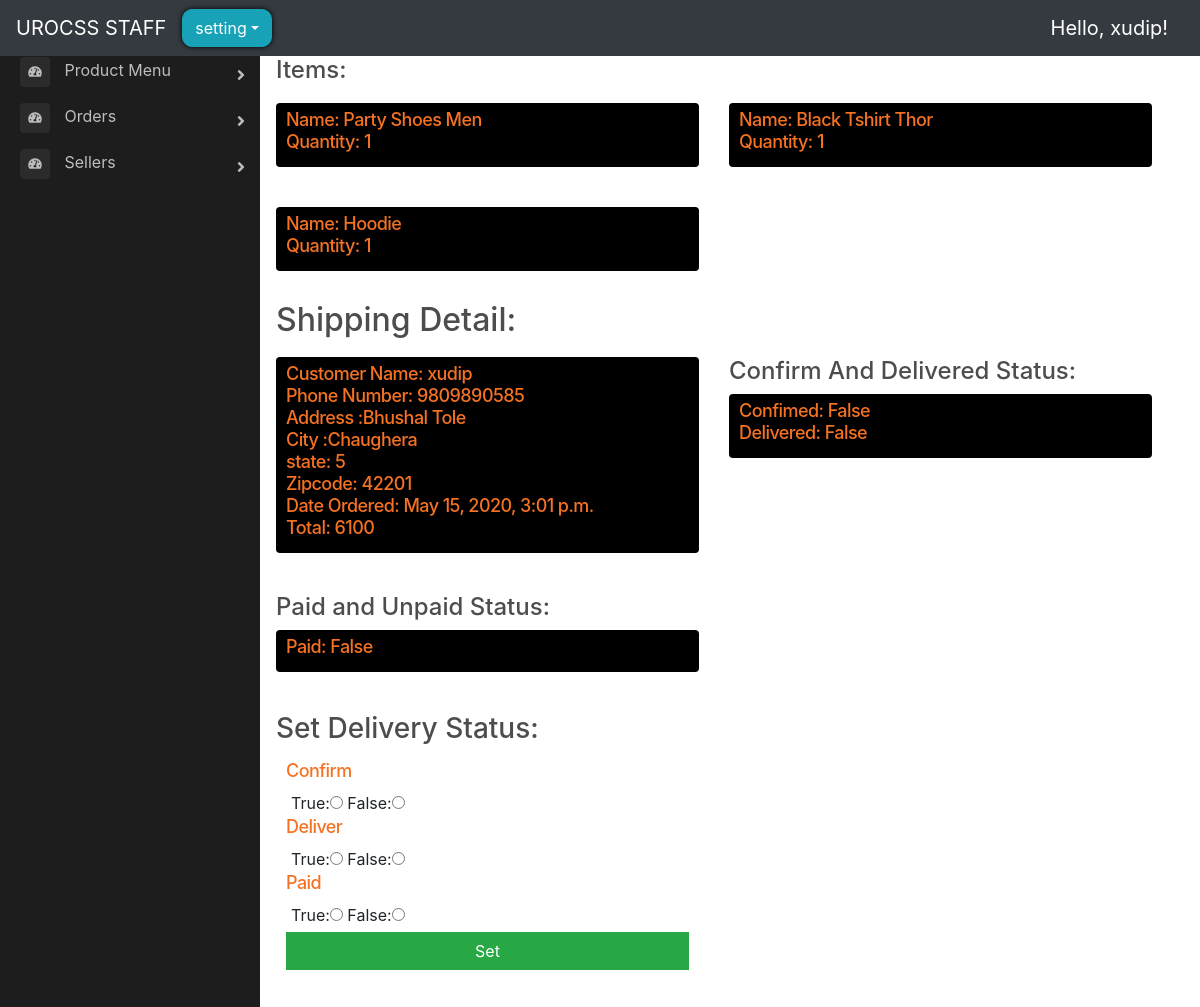
/backend/view_order_detail/1589534207.360612/ (signed in), run on an earlier commit of the app's database.
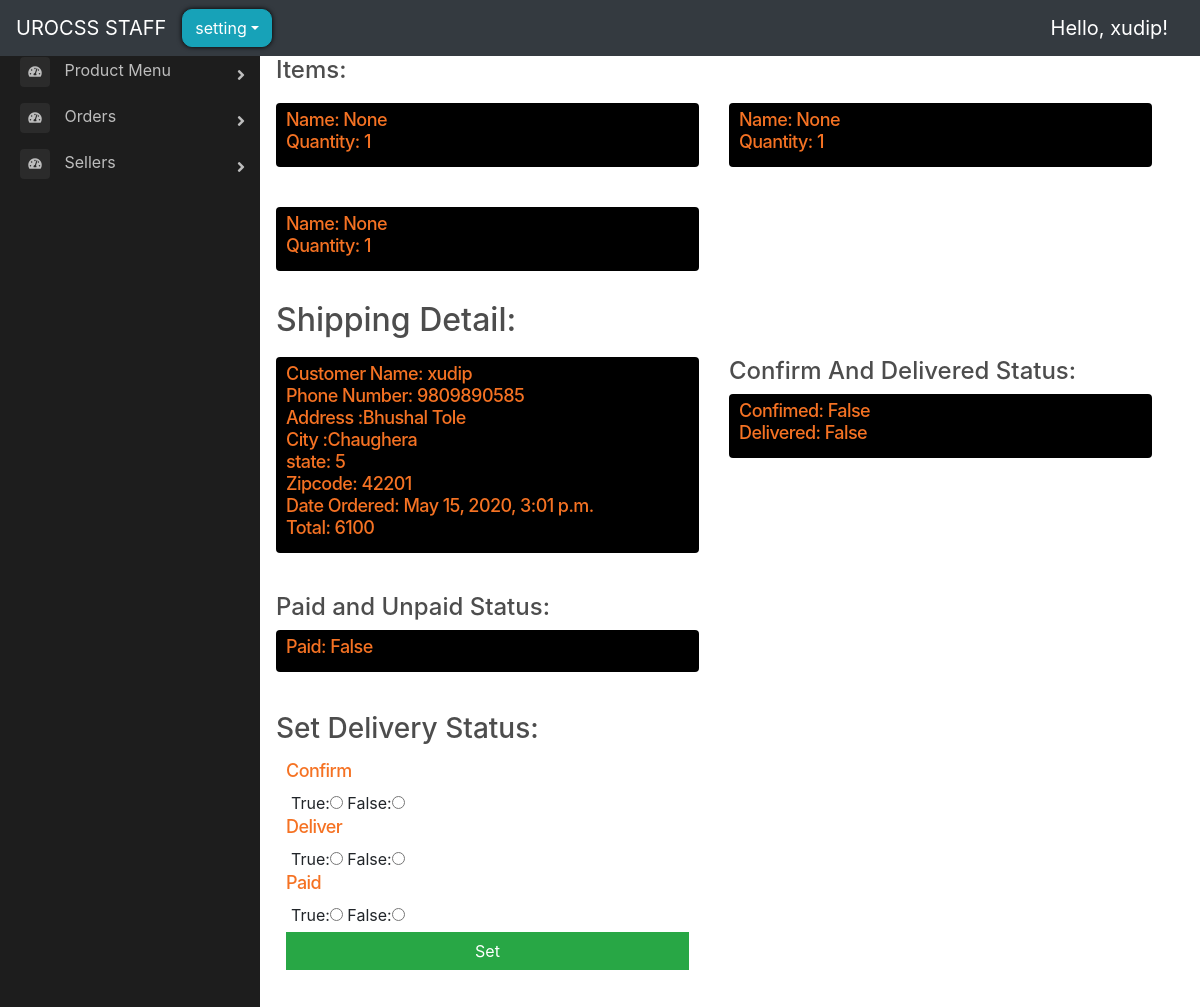
And on a later commit of the database.
### store/models.py (models this page shows, shortened)
class OrderItem(models.Model):
    product = models.ForeignKey(
        Product, on_delete=models.SET_NULL, blank=True, null=True
    )
    order = models.ForeignKey(Order, on_delete=models.CASCADE, blank=True, null=True)
    quantity = models.IntegerField(default=0, null=True, blank=True)
    date_added = models.DateTimeField(auto_now_add=True)

class Product(models.Model):
    name = models.CharField(max_length=200)
    price = models.FloatField()
    digital = models.BooleanField(default=False, null=True, blank=True)
    image = models.ImageField(null=True, blank=True, upload_to=set_upload_path)
    image1 = models.ImageField(null=True, blank=True, upload_to=set_upload_path)
    image2 = models.ImageField(null=True, blank=True, upload_to=set_upload_path)
    image3 = models.ImageField(null=True, blank=True, upload_to=set_upload_path)
    seller = models.CharField(max_length=100, null=True)
    distance = models.CharField(max_length=5, null=True)
    stock = models.IntegerField(default=0)
    color = models.CharField(max_length=100, null=True)
    description = models.CharField(max_length=200, null=True)
    size = models.CharField(max_length=100, null=True)
    search_tags = models.CharField(max_length=100, null=True)
    created_at = models.DateTimeField(auto_now_add=True)
    def __str__(self):
        return self.name

### backend/views.py (the view)
@login_required(login_url="backend_login")
def view_order_detail(request, id):
    id = float(id)
    order = store_models.Order.objects.get(transaction_id=id)
    order_items = order.orderitem_set.all()
    shipping_info = order.shippingaddress_set.all()
    order_delivery_status_data = order.orderdeliverystatus_set.all()
    order_payment_status_data = order.paymentinfo_set.all()
    context = {
        "order_items": order_items,
        "shipping_infos": shipping_info,
        "order_delivery_statuses": order_delivery_status_data,
        "transaction_id": str(id),
        "order_payment_statuses": order_payment_status_data,
    }
    return render(request, "backend/view_order_detail.html", context)

### backend/templates/backend/view_order_detail.html (shortened to what this page needs)
{% extends 'backend/backend_main.html' %}
{% block main %}
<h4>Items:</h4>
<div class="row">
    {% for order_item in order_items %}
    <div class=" col-lg-6 margin-adder">
        <div class="box-element-order product" id="each_order">
            <h6 class="price">Name: {{order_item.product}}</h6>
            <h6 class="price">Quantity: {{order_item.quantity}}</h6>
        </div>
    </div>
    {% endfor %}
</div>
<h2>Shipping Detail:</h2>
<div class="row">
    {% for shipping_info in shipping_infos %}
    <div class=" col-lg-6 margin-adder">
        <div class="box-element-order product" id="each_order">
            <h6 class="price">Customer Name: {{shipping_info.customer}}</h6>
            <h6 class="price">Phone Number: {{shipping_info.phone_number}}</h6>
            <h6 class="price">Address :{{shipping_info.address}}</h6>
            <h6 class="price">City :{{shipping_info.city}}</h6>
            <h6 class="price">state: {{shipping_info.state}}</h6>
            <h6 class="price">Zipcode: {{shipping_info.zipcode}}</h6>
            <h6 class="price">Date Ordered: {{shipping_info.date_added}}</h6>
            <h6 class="price">Total: {{shipping_info.total}}</h6>
        </div>
    </div>
    {% endfor %}
    {% for order_delivery_status in order_delivery_statuses %}
    <div class=" col-lg-6 margin-adder">
        <h4>Confirm And Delivered Status:</h4>
        <div class="box-element-order product" id="each_order">
            <h6 class="price">Confimed: {{order_delivery_status.confirmed}}</h6>
            <h6 class="price">Delivered: {{order_delivery_status.delivered}}</h6>
        </div>
    </div>
    {% endfor %}
    {% for order_payment_status in order_payment_statuses %}
    <div class=" col-lg-6 margin-adder">
        <h4>Paid and Unpaid Status:</h4>
        <div class="box-element-order product" id="each_order">
            <h6 class="price">Paid: {{order_payment_status.paid}}</h6>
        </div>
    </div>
    {% endfor %}
</div>
<div class="row">
    <div class=" col-lg-6 margin-adder">
        <h3>Set Delivery Status:</h3>
        <div class="box-element product" id="each_order">
            <form action="{% url 'order_delivery_status' id=transaction_id %}" method="POST"
                enctype="multipart/form-data">
                <h6 class=" price">Confirm</h6>
                <div class="form-field">
                    True:<input type="radio" name="confirm" value="True">
                    False:<input type="radio" name="confirm" value="False">
                </div>
                <h6 class="price">Deliver</h6>
                <div class="form-field">
                    True:<input required type="radio" name="deliver" value="True">
                    False:<input required type="radio" name="deliver" value="False">
                </div>
                <h6 class=" price">Paid</h6>
                <div class="form-field">
                    True:<input type="radio" name="payment" value="True">
                    False:<input type="radio" name="payment" value="False">
                </div>
                <input id="form-button" type="submit" value="Set" class="btn btn-success btn-block">
            </form>
        </div>
    </div>
</div>
{% endblock %}

What changed in the data, as far as the page shows it:
changed OrderItem (number 1 of 3 on the later page): product "Party Shoes Men" → "None"
changed OrderItem (number 2 of 3 on the later page): product "Black Tshirt Thor" → "None"
changed OrderItem (number 3 of 3 on the later page): product "Hoodie" → "None"
